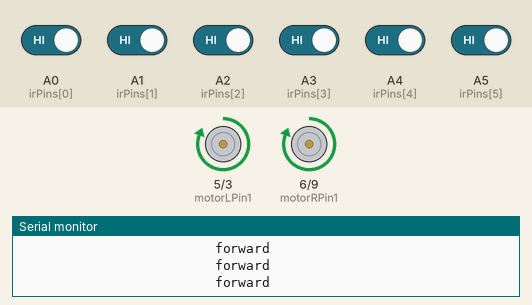
This sketch was run on a simulated Arduino Uno, built with avr-gcc and run on an emulated ATmega328P. On the bench: motor-driver pin pairs drawn as motors (green arrow = first pin HIGH = forward, orange = second pin HIGH = backward, longer = more drive), the last lines printed to the serial monitor. The inputs (shaded band) are chosen by the test bench; at power-on: A0 (irPins[0]), A1 (irPins[1]), A2 (irPins[2]), A3 (irPins[3]), A4 (irPins[4]), A5 (irPins[5]) HIGH.

Above: at 10.6 s.
10.7 s: A0 (irPins[0]) driven LOW and A1 (irPins[1]) driven LOW and A2 (irPins[2]) driven LOW and A3 (irPins[3]) driven LOW and A4 (irPins[4]) driven LOW
At 11.6 s:
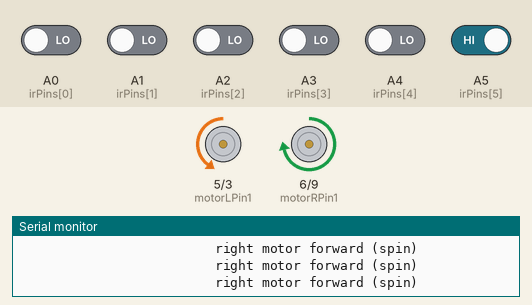
12.2 s: A5 (irPins[5]) driven LOW
At 13.1 s:
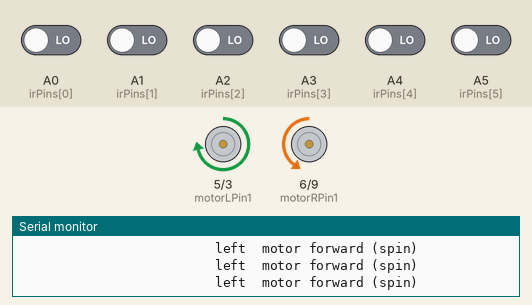
Timing chart, 0 to 14.7 s (numbered marks = the images above; inputs shaded):
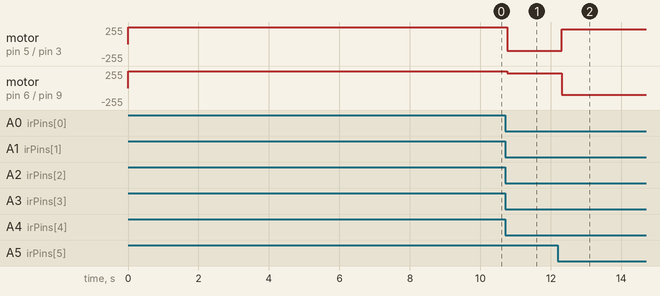

The sketch:

boat_bit3.ino
```cpp
const int motorRPin1 = 6; // motor +
const int motorRPin2 = 9;  // motor -
const int motorLPin1 = 5; // +
const int motorLPin2 = 3; // -

int motorLSpeed = 255;//speed full left
int motorRSpeed = 255;//speed full right
int slow = 140;   // speed slow

const int irPins[6] = {A0, A1, A2, A3, A4, A5}; //pin dif
int irSensorDigital[6] = {0,0,0,0,0,0};// array variabale
int i,j = 0; // for loop
int irSensors = B000000; // bit dif.


void setup()
{
  pinMode(motorLPin1,OUTPUT);   //M
  pinMode(motorLPin2,OUTPUT);   //O
  pinMode(motorRPin1,OUTPUT);   //T
  pinMode(motorRPin2,OUTPUT);   //O
                                //
  for (int i = 0; i <= 5; i++)//input from IR array
  {pinMode(irPins[i], INPUT);}

Serial.begin(9600); // Starts the serial communication
}

void loop() {
      scan();
     check();
}

void check( )
{
     switch (irSensors) {

     case B000000: // on white paper
     leftS();
     break;

     case B100000: // leftmost sensor on the line
     rightS();
     break;

     case B010000:
     rightS();
     break;

     case B001000:
     ri();
     break;


     case B000100:
     le();
     break;

     case B000010:
     leftS();
     break;

     case B000001:
     leftS();
     break;

     case B110000:
     rightS();
     break;

     case B011000:
     ri();
     break;

     case B001100:
     go();
     break;

     case B000110:
     le();
     break;

     case B000011:
     leftS();
     break;

     /*case B111000:
     rightS();
     break;

     case B011100:
     ri();
     break;

     case B001110:
     le();
     break;

     case B000111:
     leftS();
     break;

     case B111100:
     rightS();
     break;

     case B011110:
     go();
     break;

     case B001111:
     leftS();
     break;

     case B111110:
     rightS();
     break;

     case B011111:
     leftS();
     break;

     */

     case B111111:
     go();
     break;


     default:

     Serial.print("Unhandled case: ");
        }
//     delay(50);
}
void rightS()

{
     Serial.println("                         right motor forward (spin)");
     analogWrite(motorRPin1, 220);
     analogWrite(motorRPin2, 0);
     analogWrite(motorLPin1, 0);
     analogWrite(motorLPin2, 100);

}

void ri() //slow forward right

{
     Serial.println("                         right motor slow forward ");
     analogWrite(motorRPin1, 255);
     analogWrite(motorRPin2, 0);
     analogWrite(motorLPin1, 140);
     analogWrite(motorLPin2, 0);

}

void leftS()  //turn left
{
     Serial.println("                         left  motor forward (spin)");
     analogWrite(motorRPin1, 0);
     analogWrite(motorRPin2, 100);
     analogWrite(motorLPin1, 220);
     analogWrite(motorLPin2, 0);

}
void le()  //slow forward left
{
     Serial.println("                         left  motor slow forward ");
     analogWrite(motorRPin1, 140);
     analogWrite(motorRPin2, 0);
     analogWrite(motorLPin1, 255);
     analogWrite(motorLPin2, 0);

}
void go()  // forward
{
     Serial.println("                         forward ");
     analogWrite(motorRPin1, 255);
     analogWrite(motorRPin2, 0);
     analogWrite(motorLPin1, 255);
     analogWrite(motorLPin2, 0);

}

void stopme()  //stop
{
     Serial.println("                         stop");
     analogWrite(motorRPin1, 0);
     analogWrite(motorRPin2, 0);
     analogWrite(motorLPin1, 0);
     analogWrite(motorLPin2, 0);

}


void scan()//Scan IR white and black
{
  for ( byte count = 0; count <= 5;count++ )
{
  bitWrite(irSensors, count, digitalRead( irPins[count] ));
}
}
```

Measured:
- after the input at 10.7 s, motor on pin 5 (motorLPin1) / pin 3 (motorLPin2): forward 255/255 → backward 100/255 after 0.06 s; motor on pin 6 (motorRPin1) / pin 9 (motorRPin2): forward 255/255 → forward 220/255 after 0.06 s
- after the input at 12.2 s, motor on pin 5 (motorLPin1) / pin 3 (motorLPin2): backward 100/255 → forward 220/255 after 0.11 s; motor on pin 6 (motorRPin1) / pin 9 (motorRPin2): forward 220/255 → backward 100/255 after 0.11 s
